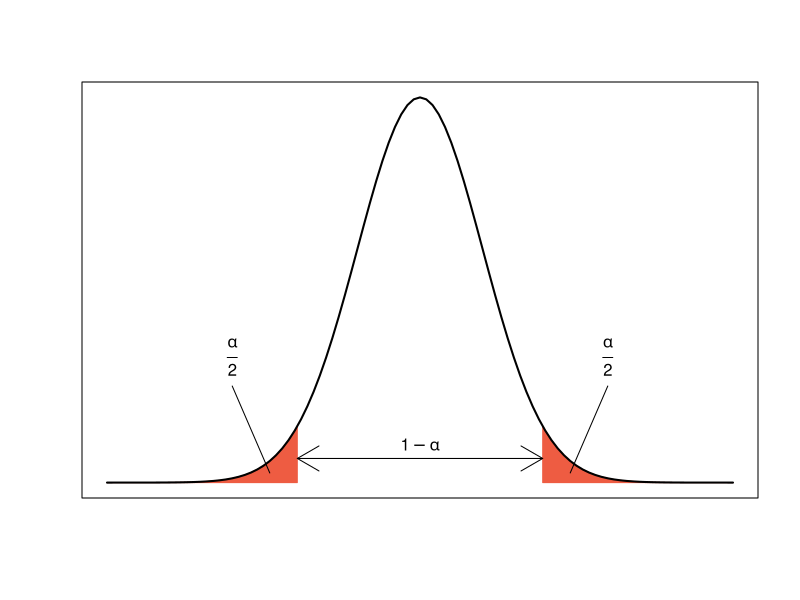

Generate this figure with R:
# Draw a normal distribution plot.
x <- seq(-5, 5, by=0.1)
y <- dnorm(x)
plot(x, y, xaxt="n", yaxt="n", xlab="", ylab="", type="n")

# Shade 2.5% of the area under each tail.
polygon(c(-5, seq(-5, -1.96, by=0.01), -1.96),
        c(0, dnorm(seq(-5, -1.96, by=0.01)), 0),
        col="tomato2", border="tomato2")

polygon(c(1.96, seq(1.96, 5, by=0.01), 5),
        c(0, dnorm(seq(1.96, 5, by=0.01)), 0),
        col="tomato2", border="tomato2")

# Add the distribution curve.
lines(x, y, lwd=2)

# Add labels.
arrows(-1.96, 0.025, 1.96, 0.025, code=3)
text(0, 0.04, expression(1-alpha), adj=0.5)

lines(c(-2.4, -3), c(0.01, 0.1))
text(-3, 0.13, expression(frac(alpha, 2)), adj=0.5)

lines(c(2.4, 3), c(0.01, 0.1))
text(3, 0.13, expression(frac(alpha, 2)), adj=0.5)